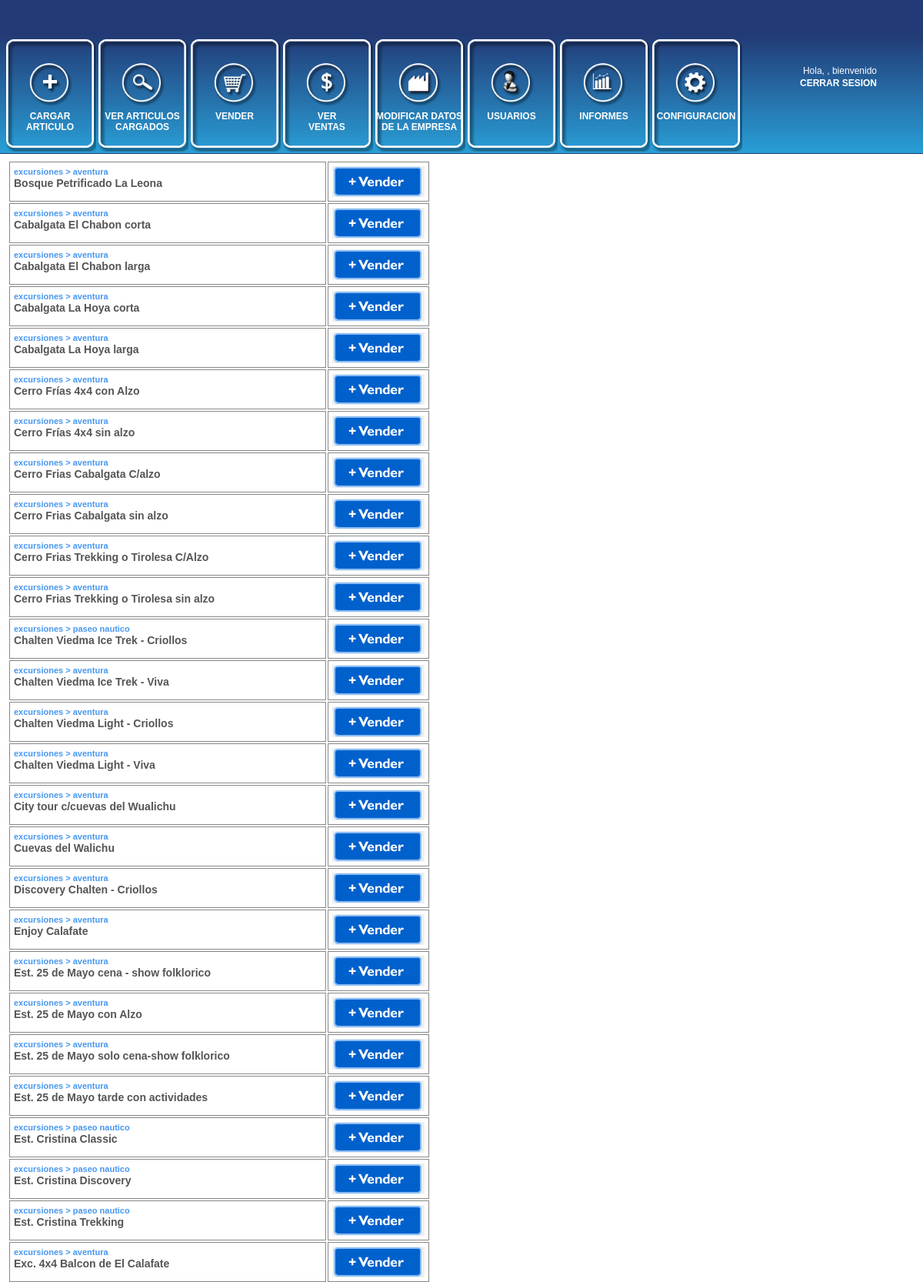
The app's page /utilidades/vender.php (signed in, upper part) with its own data.
### tables this page shows
CREATE TABLE IF NOT EXISTS `subcategoria_2` (
  `clave` int(12) unsigned NOT NULL auto_increment,
  `clave_categoria_s2` tinyint(5) unsigned default NULL,
  `clave_sub1_s2` tinyint(5) unsigned default NULL,
  `nombre_sub2` char(100) default NULL,
  `foto_sub2` char(100) default NULL,
  `texto_sub2` text,
  `publica_sub2` char(3) default NULL,
  `tiene_stock` char(2) default NULL,
  `capacidad` smallint(3) default NULL,
  `idd_fechas` int(12) default NULL,
  `precio_sub2` decimal(7,2) default '0.00',
  `idd_empresa_sub2` int(12) default NULL,
  PRIMARY KEY  (`clave`),
  KEY `clave` (`clave`,`nombre_sub2`,`foto_sub2`)
);

CREATE TABLE IF NOT EXISTS `categoria` (
  `clave` smallint(4) unsigned NOT NULL auto_increment,
  `nombre_categoria` char(100) default NULL,
  `foto_categoria` char(100) default NULL,
  `texto_categoria` text,
  `publica_categoria` char(3) default NULL,
  `ubicacion_categoria` tinyint(3) unsigned default NULL,
  PRIMARY KEY  (`clave`),
  KEY `clave` (`clave`,`nombre_categoria`,`foto_categoria`)
);

CREATE TABLE IF NOT EXISTS `subcategoria_1` (
  `clave` smallint(4) unsigned NOT NULL auto_increment,
  `clave_categoria_s1` tinyint(5) unsigned default NULL,
  `nombre_sub1` char(100) default NULL,
  `foto_sub1` char(100) default NULL,
  `texto_sub1` text,
  `publica_sub1` char(3) default NULL,
  PRIMARY KEY  (`clave`),
  KEY `clave` (`clave`,`nombre_sub1`,`foto_sub1`)
);

### utilidades/vender.php (the view, shortened to what this page needs)
<!DOCTYPE html>
<html xmlns="http://www.w3.org/1999/xhtml">
<head lang="es">
<link href="hoja_nueva.css" type="text/css" rel="stylesheet">
</head>
<body>
<div class="global" >
<?php
if(isset($_SESSION["logeo"]) && $_SESSION["tipo"]=="administrador"){
include_once("encabezado.inc.php");
}
?>
<div style="padding:10px">
<?php
$sql_ar = mysql_query("select subcategoria_2.*,subcategoria_1.nombre_sub1,categoria.nombre_categoria from subcategoria_2 left outer join subcategoria_1 on subcategoria_2.clave_sub1_s2 = subcategoria_1.clave
left outer join categoria on subcategoria_2.clave_categoria_s2 = categoria.clave where subcategoria_2.idd_empresa_sub2 = '$_SESSION[logeo]' order by subcategoria_2.nombre_sub2 asc");
$cta_ar = mysql_num_rows($sql_ar);
for($d=1;$d<=$cta_ar;$d++){
$l_ar = mysql_fetch_assoc($sql_ar);
if($l_ar["clave_categoria_s2"]=="1" || $l_ar["clave_categoria_s2"]=="2" || $l_ar["clave_categoria_s2"]=="4" || $l_ar["clave_categoria_s2"]=="5"){
$linkq = "../articulo.php?id=$l_ar[clave]&id_v=$_SESSION[id_usuario]";
}
echo "<div style='width:400px;float:left;height:40px;border:1px solid #888888;padding:5px;margin-left:2px;margin-bottom:2px'>
      <span style='font-size:11px;color:#4797ef'><b>$l_ar[nombre_categoria]  > $l_ar[nombre_sub1]</b><span><br>
      <span style='font-size:14px;color:#555555'><b>$l_ar[nombre_sub2]</b><span><br>
      </div>
	  <div style='width:120px;float:left;height:40px;border:1px solid #888888;padding:5px;margin-left:2px;margin-bottom:2px'>
      <input type='button' style='cursor:pointer;width:120px;height:40px;background-image:url(imagenes/bot_vender.png);border:0px' onclick=location.href='$linkq'>
      </div><div style='clear:both'></div>
	  ";
}
?>
</div>
       </div>
</body>
</html>

### utilidades/hoja_nueva.css (style rules this page uses)
body { margin-left:0px; margin-right:0px; margin-bottom:0px; margin-top:0px; background-color:#FF99FF; font-family:arial; background-color:#cccccc; font-size:12px; color:#444444; }
.global { width:100%; background-color:#FFFFFF; }

### records on screen
subcategoria_2: categoria.nombre_categoria "excursiones", subcategoria_1.nombre_sub1 "aventura", nombre_sub2 "Bosque Petrificado La Leona"
subcategoria_2: categoria.nombre_categoria "excursiones", subcategoria_1.nombre_sub1 "aventura", nombre_sub2 "Cabalgata El Chabon corta"
subcategoria_2: categoria.nombre_categoria "excursiones", subcategoria_1.nombre_sub1 "aventura", nombre_sub2 "Cabalgata El Chabon larga"
subcategoria_2: categoria.nombre_categoria "excursiones", subcategoria_1.nombre_sub1 "aventura", nombre_sub2 "Cabalgata La Hoya corta"
subcategoria_2: categoria.nombre_categoria "excursiones", subcategoria_1.nombre_sub1 "aventura", nombre_sub2 "Cabalgata La Hoya larga"
subcategoria_2: categoria.nombre_categoria "excursiones", subcategoria_1.nombre_sub1 "aventura", nombre_sub2 "Cerro Frías 4x4 con Alzo"
subcategoria_2: categoria.nombre_categoria "excursiones", subcategoria_1.nombre_sub1 "aventura", nombre_sub2 "Cerro Frías 4x4 sin alzo"
subcategoria_2: categoria.nombre_categoria "excursiones", subcategoria_1.nombre_sub1 "aventura", nombre_sub2 "Cerro Frias Cabalgata C/alzo"
subcategoria_2: categoria.nombre_categoria "excursiones", subcategoria_1.nombre_sub1 "aventura", nombre_sub2 "Cerro Frias Cabalgata sin alzo"
subcategoria_2: categoria.nombre_categoria "excursiones", subcategoria_1.nombre_sub1 "aventura", nombre_sub2 "Cerro Frias Trekking o Tirolesa C/Alzo"
subcategoria_2: categoria.nombre_categoria "excursiones", subcategoria_1.nombre_sub1 "aventura", nombre_sub2 "Cerro Frias Trekking o Tirolesa sin alzo"
subcategoria_2: categoria.nombre_categoria "excursiones", subcategoria_1.nombre_sub1 "paseo nautico", nombre_sub2 "Chalten Viedma Ice Trek - Criollos"
subcategoria_2: categoria.nombre_categoria "excursiones", subcategoria_1.nombre_sub1 "aventura", nombre_sub2 "Chalten Viedma Ice Trek - Viva"
subcategoria_2: categoria.nombre_categoria "excursiones", subcategoria_1.nombre_sub1 "aventura", nombre_sub2 "Chalten Viedma Light - Criollos"
subcategoria_2: categoria.nombre_categoria "excursiones", subcategoria_1.nombre_sub1 "aventura", nombre_sub2 "Chalten Viedma Light - Viva"
subcategoria_2: categoria.nombre_categoria "excursiones", subcategoria_1.nombre_sub1 "aventura", nombre_sub2 "City tour c/cuevas del Wualichu"
subcategoria_2: categoria.nombre_categoria "excursiones", subcategoria_1.nombre_sub1 "aventura", nombre_sub2 "Cuevas del Walichu"
subcategoria_2: categoria.nombre_categoria "excursiones", subcategoria_1.nombre_sub1 "aventura", nombre_sub2 "Discovery Chalten - Criollos"
subcategoria_2: categoria.nombre_categoria "excursiones", subcategoria_1.nombre_sub1 "aventura", nombre_sub2 "Enjoy Calafate"
subcategoria_2: categoria.nombre_categoria "excursiones", subcategoria_1.nombre_sub1 "aventura", nombre_sub2 "Est. 25 de Mayo cena - show folklorico"
subcategoria_2: categoria.nombre_categoria "excursiones", subcategoria_1.nombre_sub1 "aventura", nombre_sub2 "Est. 25 de Mayo con Alzo"
subcategoria_2: categoria.nombre_categoria "excursiones", subcategoria_1.nombre_sub1 "aventura", nombre_sub2 "Est. 25 de Mayo solo cena-show folklorico"
subcategoria_2: categoria.nombre_categoria "excursiones", subcategoria_1.nombre_sub1 "aventura", nombre_sub2 "Est. 25 de Mayo tarde con actividades"
subcategoria_2: categoria.nombre_categoria "excursiones", subcategoria_1.nombre_sub1 "paseo nautico", nombre_sub2 "Est. Cristina Classic"
subcategoria_2: categoria.nombre_categoria "excursiones", subcategoria_1.nombre_sub1 "paseo nautico", nombre_sub2 "Est. Cristina Discovery"
subcategoria_2: categoria.nombre_categoria "excursiones", subcategoria_1.nombre_sub1 "paseo nautico", nombre_sub2 "Est. Cristina Trekking"
subcategoria_2: categoria.nombre_categoria "excursiones", subcategoria_1.nombre_sub1 "aventura", nombre_sub2 "Exc. 4x4 Balcon de El Calafate"
